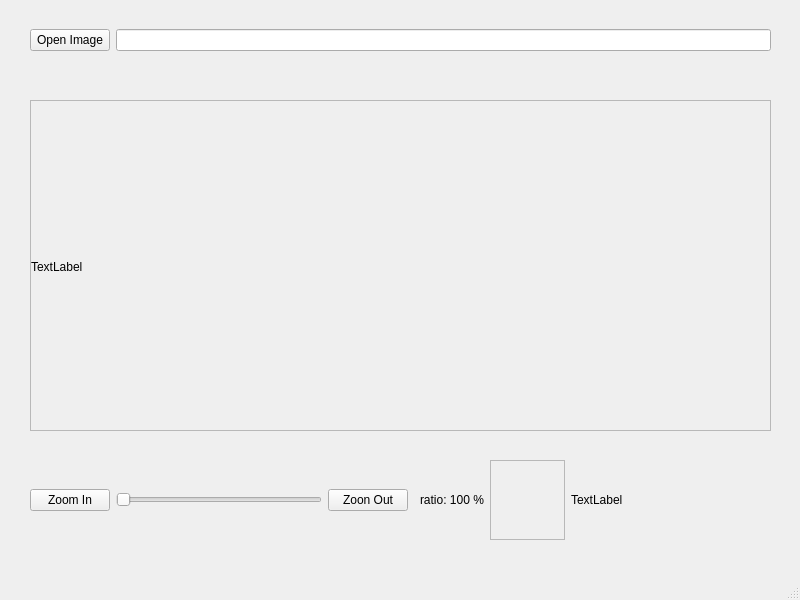
<?xml version="1.0" encoding="UTF-8"?>
<ui version="4.0">
 <class>MainWindow</class>
 <widget class="QMainWindow" name="MainWindow">
  <property name="geometry">
   <rect>
    <x>0</x>
    <y>0</y>
    <width>800</width>
    <height>600</height>
   </rect>
  </property>
  <property name="windowTitle">
   <string>MainWindow</string>
  </property>
  <widget class="QWidget" name="centralwidget">
   <widget class="QWidget" name="horizontalLayoutWidget">
    <property name="geometry">
     <rect>
      <x>30</x>
      <y>20</y>
      <width>741</width>
      <height>41</height>
     </rect>
    </property>
    <layout class="QHBoxLayout" name="horizontalLayout">
     <item>
      <widget class="QPushButton" name="img_Button">
       <property name="text">
        <string>Open Image</string>
       </property>
      </widget>
     </item>
     <item>
      <widget class="QLineEdit" name="img_lineEdit"/>
     </item>
    </layout>
   </widget>
   <widget class="QWidget" name="horizontalLayoutWidget_2">
    <property name="geometry">
     <rect>
      <x>30</x>
      <y>460</y>
      <width>741</width>
      <height>80</height>
     </rect>
    </property>
    <layout class="QHBoxLayout" name="horizontalLayout_2">
     <item>
      <widget class="QPushButton" name="zoomInButton">
       <property name="text">
        <string>Zoom In</string>
       </property>
      </widget>
     </item>
     <item>
      <widget class="QSlider" name="Slider_zoom">
       <property name="maximum">
        <number>100</number>
       </property>
       <property name="orientation">
        <enum>Qt::Horizontal</enum>
       </property>
      </widget>
     </item>
     <item>
      <widget class="QPushButton" name="zoomOutButton">
       <property name="text">
        <string>Zoon Out</string>
       </property>
      </widget>
     </item>
     <item>
      <widget class="QFrame" name="frame_2">
       <property name="frameShape">
        <enum>QFrame::StyledPanel</enum>
       </property>
       <property name="frameShadow">
        <enum>QFrame::Raised</enum>
       </property>
      </widget>
     </item>
     <item>
      <widget class="QLabel" name="label_ratio">
       <property name="text">
        <string>ratio: 100 %</string>
       </property>
      </widget>
     </item>
     <item>
      <widget class="QFrame" name="frame">
       <property name="minimumSize">
        <size>
         <width>75</width>
         <height>0</height>
        </size>
       </property>
       <property name="frameShape">
        <enum>QFrame::StyledPanel</enum>
       </property>
       <property name="frameShadow">
        <enum>QFrame::Raised</enum>
       </property>
      </widget>
     </item>
     <item>
      <widget class="QLabel" name="label_resolution">
       <property name="minimumSize">
        <size>
         <width>200</width>
         <height>0</height>
        </size>
       </property>
       <property name="text">
        <string>TextLabel</string>
       </property>
      </widget>
     </item>
    </layout>
   </widget>
   <widget class="QScrollArea" name="scrollArea">
    <property name="geometry">
     <rect>
      <x>30</x>
      <y>100</y>
      <width>741</width>
      <height>331</height>
     </rect>
    </property>
    <property name="widgetResizable">
     <bool>true</bool>
    </property>
    <widget class="QWidget" name="scrollAreaWidgetContents_2">
     <property name="geometry">
      <rect>
       <x>0</x>
       <y>0</y>
       <width>739</width>
       <height>329</height>
      </rect>
     </property>
     <widget class="QLabel" name="label_img">
      <property name="geometry">
       <rect>
        <x>0</x>
        <y>0</y>
        <width>741</width>
        <height>331</height>
       </rect>
      </property>
      <property name="text">
       <string>TextLabel</string>
      </property>
     </widget>
    </widget>
   </widget>
  </widget>
  <widget class="QMenuBar" name="menubar">
   <property name="geometry">
    <rect>
     <x>0</x>
     <y>0</y>
     <width>800</width>
     <height>21</height>
    </rect>
   </property>
  </widget>
  <widget class="QStatusBar" name="statusbar"/>
 </widget>
 <resources/>
 <connections/>
</ui>
